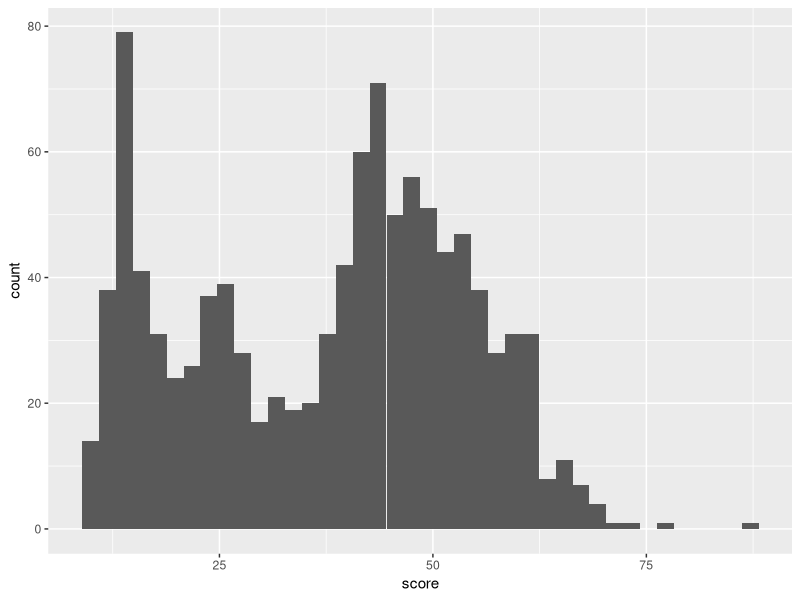
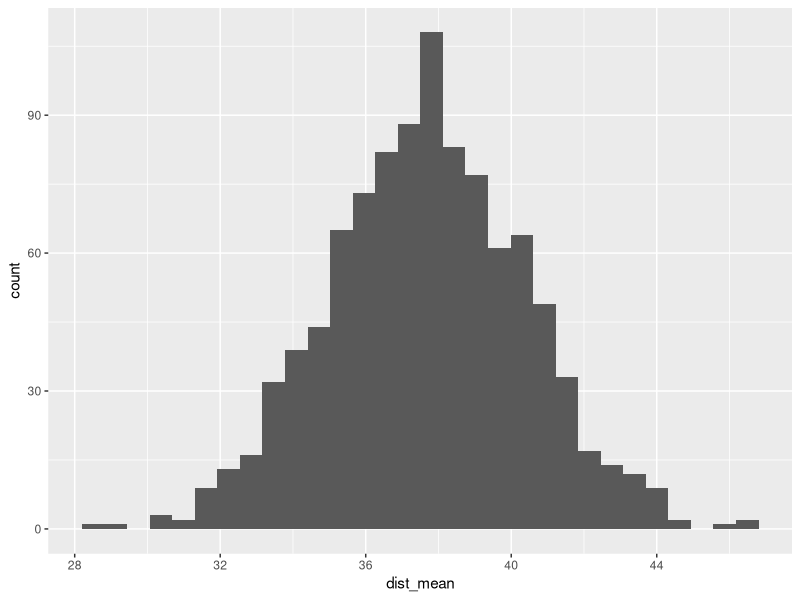

The R script that drew these images, in order:
## ---- chunk 1
library(tidyverse)
## ---- chunk 2
klout_data=read_csv('datasets/klout_score.csv')
## ---- chunk 3
summary(klout_data)
## ---- chunk 4
ggplot(klout_data,aes(x=score))+geom_histogram(bins=40)
## ---- chunk 5
sample_mean=c()

# taking the 35 sample 1000 times taking the average and saving it in the variable.
for (i in 1:1000){
  sample_mean=c(sample_mean,mean(sample(klout_data$score,35,replace=TRUE)))
}

ggplot(data.frame(dist_mean=sample_mean),aes(x=dist_mean))+geom_histogram()
